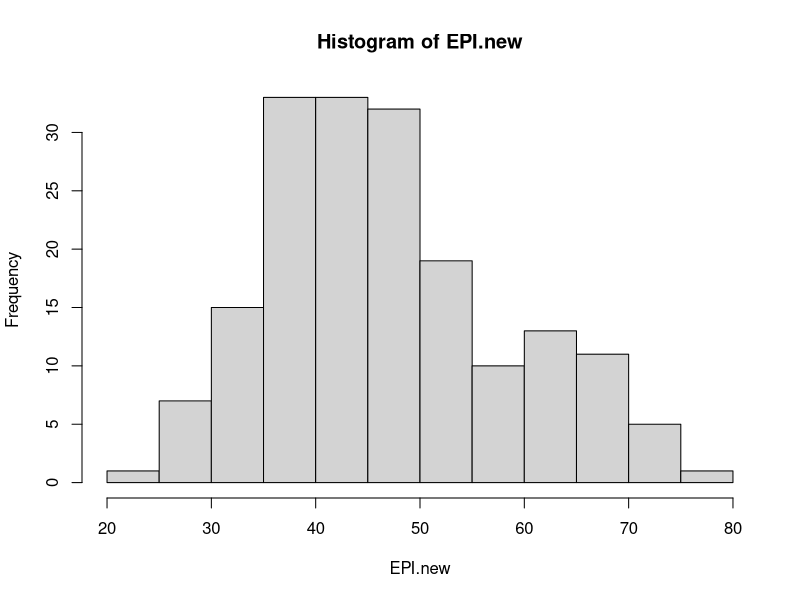
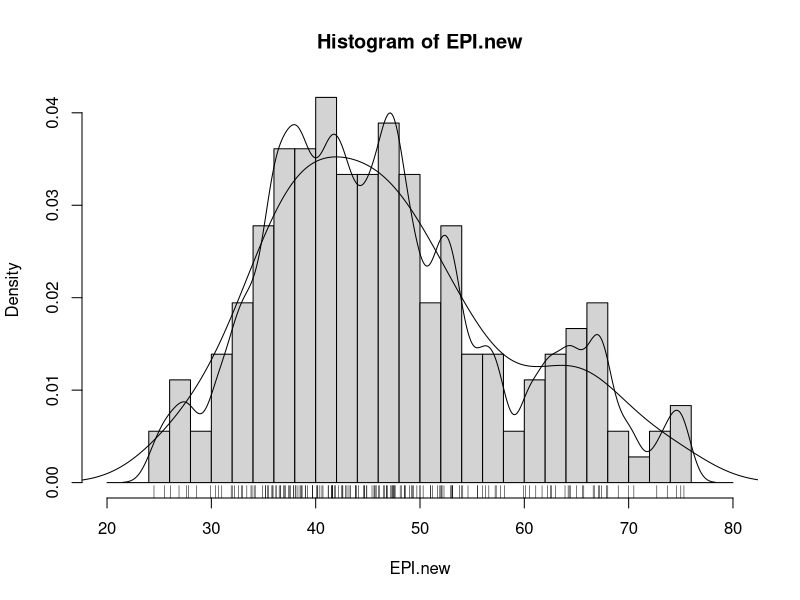
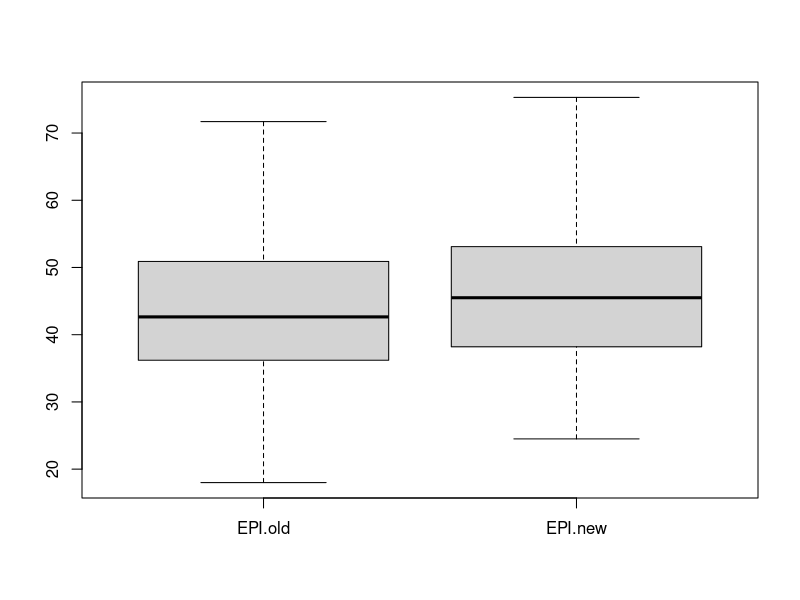
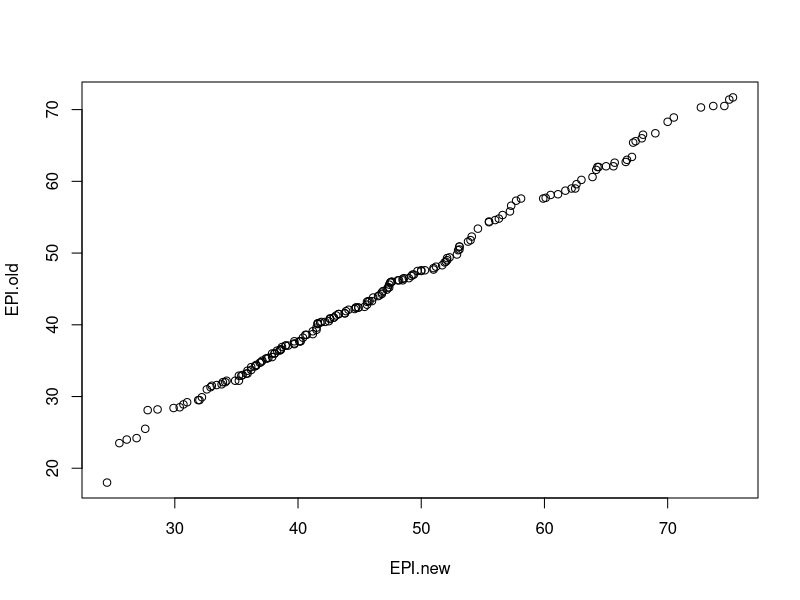
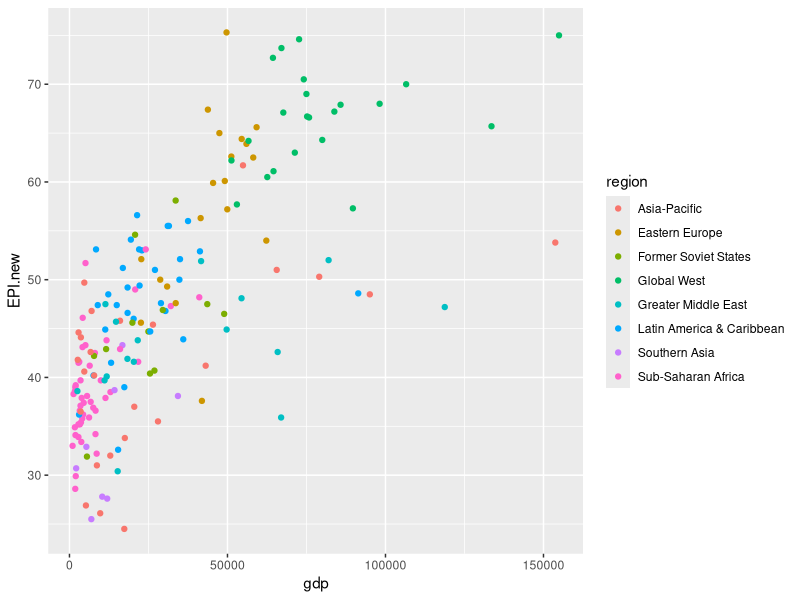
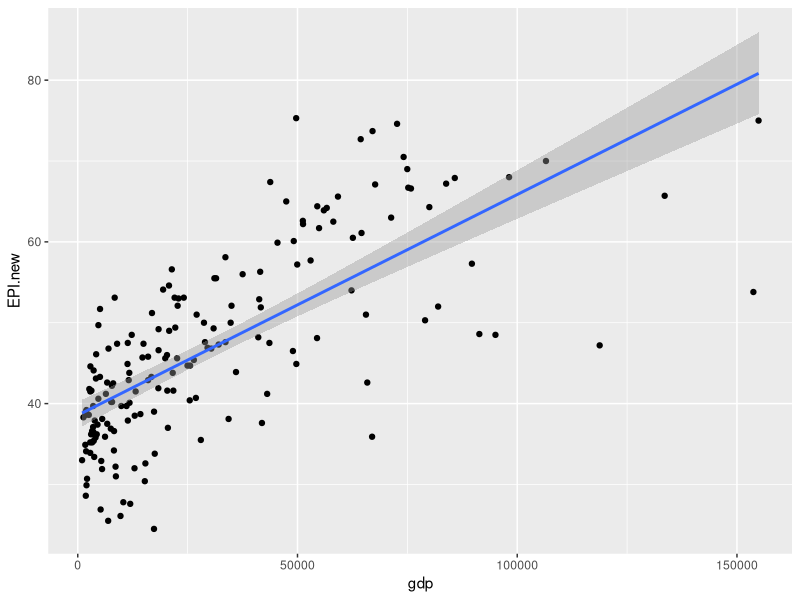
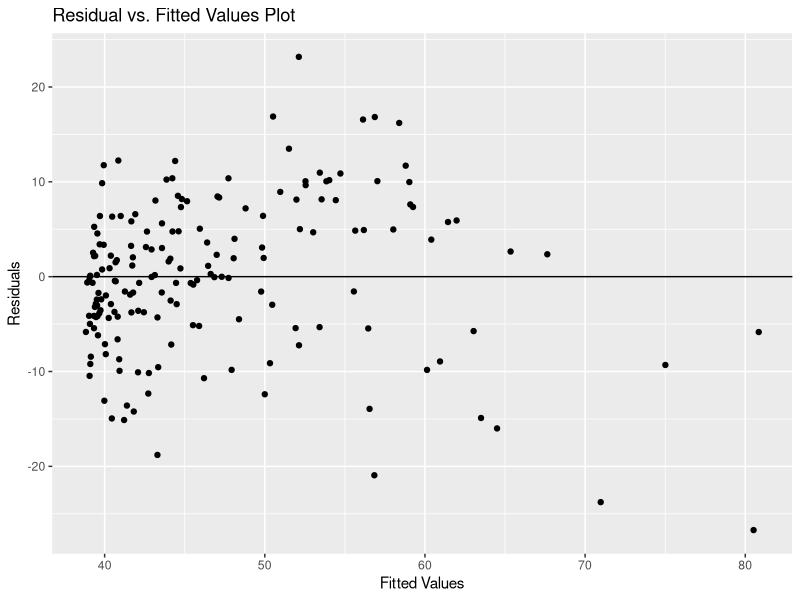
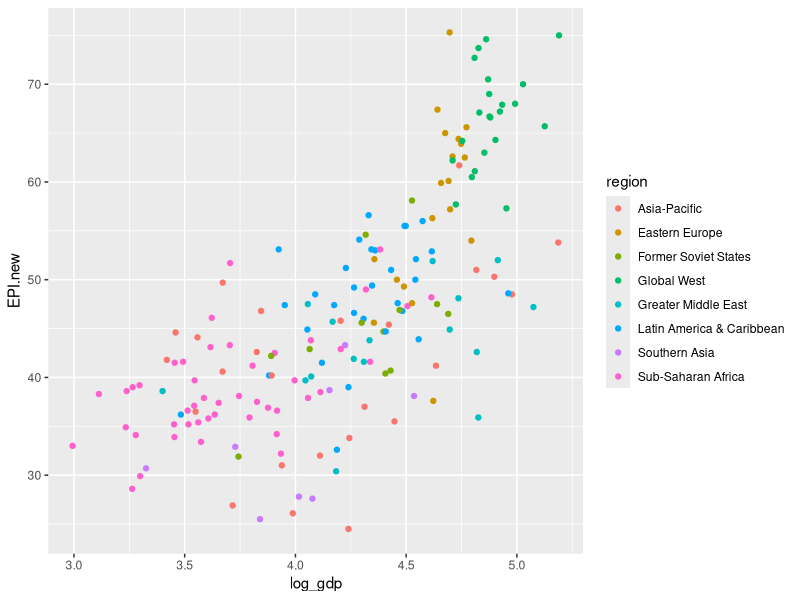

Reproduce these figures in R, in order. (Note: this script raises an error after producing the figures.)
####### Data Analytics Fall 2025 Lab 1 ######

library(ggplot2)

### set working directory
setwd("C:/Users/matec/DataAnalytics/Lab2")

### read in data
epi.data <- read.csv("epi_results_2024_pop_gdp_v2.csv", header=TRUE)

View(epi.data)

#### Exploratory Analysis ####

EPI.new <- epi.data$EPI.new

## NA values
na.indices <- is.na(EPI.new) 

## drop NAs
Epi.new.compl <- EPI.new[!na.indices]

## convert to data frame and add country
country <- epi.data$country

Epi.new.compl <- data.frame(Country = country[!na.indices], EPI = EPI.new[!na.indices])

## summary stats
summary(EPI.new)

fivenum(EPI.new,na.rm=TRUE)

## histograms
hist(EPI.new)

hist(EPI.new, seq(20., 80., 2.0), prob=TRUE)

rug(EPI.new)

lines(density(EPI.new,na.rm=TRUE,bw=1))
lines(density(EPI.new,na.rm=TRUE,bw="SJ"))

##################

### Comparing distributions of 2 variables
EPI.old <- epi.data$EPI.old

boxplot(EPI.old, EPI.new, names=c("EPI.old","EPI.new"))


### Quantile-quantile plots

qqplot(EPI.new,EPI.old)


#### GDP vs. EPI ####
gdp <- epi.data$gdp

ggplot(epi.data, aes(x = gdp, y = EPI.new, colour = region)) +
  geom_point()

## created linear model of EPI.new ~ gdp
lin.mod0 <- lm(EPI.new~gdp,epi.data)

summary(lin.mod0)

ggplot(epi.data, aes(x = gdp, y = EPI.new)) +
  geom_point() +
  stat_smooth(method = "lm")

ggplot(lin.mod0, aes(x = .fitted, y = .resid)) +
  geom_point() +
  geom_hline(yintercept = 0) +
  labs(title='Residual vs. Fitted Values Plot', x='Fitted Values', y='Residuals')


## another lm using log 10 gdp
epi.data$log_gdp <- log10(gdp)

ggplot(epi.data, aes(x = log_gdp, y = EPI.new, colour = region)) +
  geom_point()

lin.mod1 <- lm(log_gdp~EPI.new,epi.data)

summary(lin.mod1)

ggplot(epi.data, aes(x = log_gdp, y = EPI.new)) +
  geom_point() +
  stat_smooth(method = "lm")

ggplot(lin.mod1, aes(x = .fitted, y = .resid)) +
  geom_point() +
  geom_hline(yintercept = 0) +
  labs(title='Residual vs. Fitted Values Plot', x='Fitted Values', y='Residuals')

### subset by regions
summary(epi.data$region)

##convert region from strings to factors
epi.data$region <- as.factor(epi.data$region)

summary(epi.data$region)

epi.data.subset <- epi.data[! epi.data$region %in% c("Eastern Europe","Former Soviet States","Latin America & Caribbean"),]

ggplot(epi.data.subset, aes(x = log_gdp, y = EPI.new, colour = region, label=country)) +
  geom_point() + geom_text(hjust=0, vjust=0)

lin.mod2 <- lm(log_gdp~EPI.new,epi.data.subset)

summary(lin.mod2)

ggplot(epi.data.subset, aes(x = log_gdp, y = EPI.new)) +
  geom_point() +
  stat_smooth(method = "lm")

ggplot(lin.mod2, aes(x = .fitted, y = .resid)) +
  geom_point() +
  geom_hline(yintercept = 0) +
  labs(title='Residual vs. Fitted Values Plot', x='Fitted Values', y='Residuals')

############################
# LAB 2 Student Work Start #
############################

# Start cleaning the data
# Remove any null values
Clean_NY_House <- na.omit(NY_House_Dataset)
NY_House_DF <- data.frame(Price = Clean_NY_House$PRICE, PropertySqFt = Clean_NY_House$PROPERTYSQFT, Beds = Clean_NY_House$BEDS, Bath = Clean_NY_House$BATH)
NY_House_DF$Bath <- round(NY_House_DF$Bath)
# Get just the variables we want to use for linear model
# Round Baths to be integers

# Start creating models
house_lin_model0 <- lm(Price~., NY_House_DF)
summary(house_lin_model0)

ggplot(NY_House_DF, aes(x = PropertySqFt, y = Price)) +
  geom_point() +
  stat_smooth(method = "lm")

# Outliers make it really hard. Repeat with their removal using z-score/standard deviation
meanVal <- mean(NY_House_DF$Price, na.rm = TRUE)
sdVal <- sd(NY_House_DF$Price, na.rm = TRUE)

NY_House_DF <- NY_House_DF[abs(NY_House_DF$Price - meanVal) <= 3*sdVal, ]

# Repeat creation of first model
house_lin_model0 <- lm(Price~., NY_House_DF)
summary(house_lin_model0)

ggplot(NY_House_DF, aes(x = PropertySqFt, y = Price)) +
  geom_point() +
  stat_smooth(method = "lm")+ labs(title='Linear Model 0')

ggplot(house_lin_model0, aes(x = .fitted, y = .resid)) +
  geom_point() +
  geom_hline(yintercept = 0) +
  labs(title='Residual vs. Fitted Values Plot (Model 0)', x='Fitted Values', y='Residuals')

# Create model with log price
NY_House_DF$LogPrice <- log10(NY_House_DF$Price)

# Repeat Linear Model Now
house_lin_model1 <- lm(LogPrice~Bath + Beds + PropertySqFt, NY_House_DF)
summary(house_lin_model1)

ggplot(NY_House_DF, aes(x = Bath, y = LogPrice)) +
  geom_point() +
  stat_smooth(method = "lm") + labs(title='Linear Model 1')

ggplot(house_lin_model1, aes(x = .fitted, y = .resid)) +
  geom_point() +
  geom_hline(yintercept = 0) +
  labs(title='Residual vs. Fitted Values Plot (Model 1)', x='Fitted Values', y='Residuals')

# Remove beds because they have been insignificant
house_lin_model2 <- lm(Price~Bath + PropertySqFt, NY_House_DF)
summary(house_lin_model2)

ggplot(NY_House_DF, aes(x = PropertySqFt, y = Price)) +
  geom_point() +
  stat_smooth(method = "lm")+ labs(title='Linear Model 2')

ggplot(house_lin_model2, aes(x = .fitted, y = .resid)) +
  geom_point() +
  geom_hline(yintercept = 0) +
  labs(title='Residual vs. Fitted Values Plot (Model 2)', x='Fitted Values', y='Residuals')

# Removing beds actually hurts the model slightly despite variable being insignificant

